Frame 1 (no input): blank canvas, image omitted
Frame 60 (no input): blank canvas, image omitted
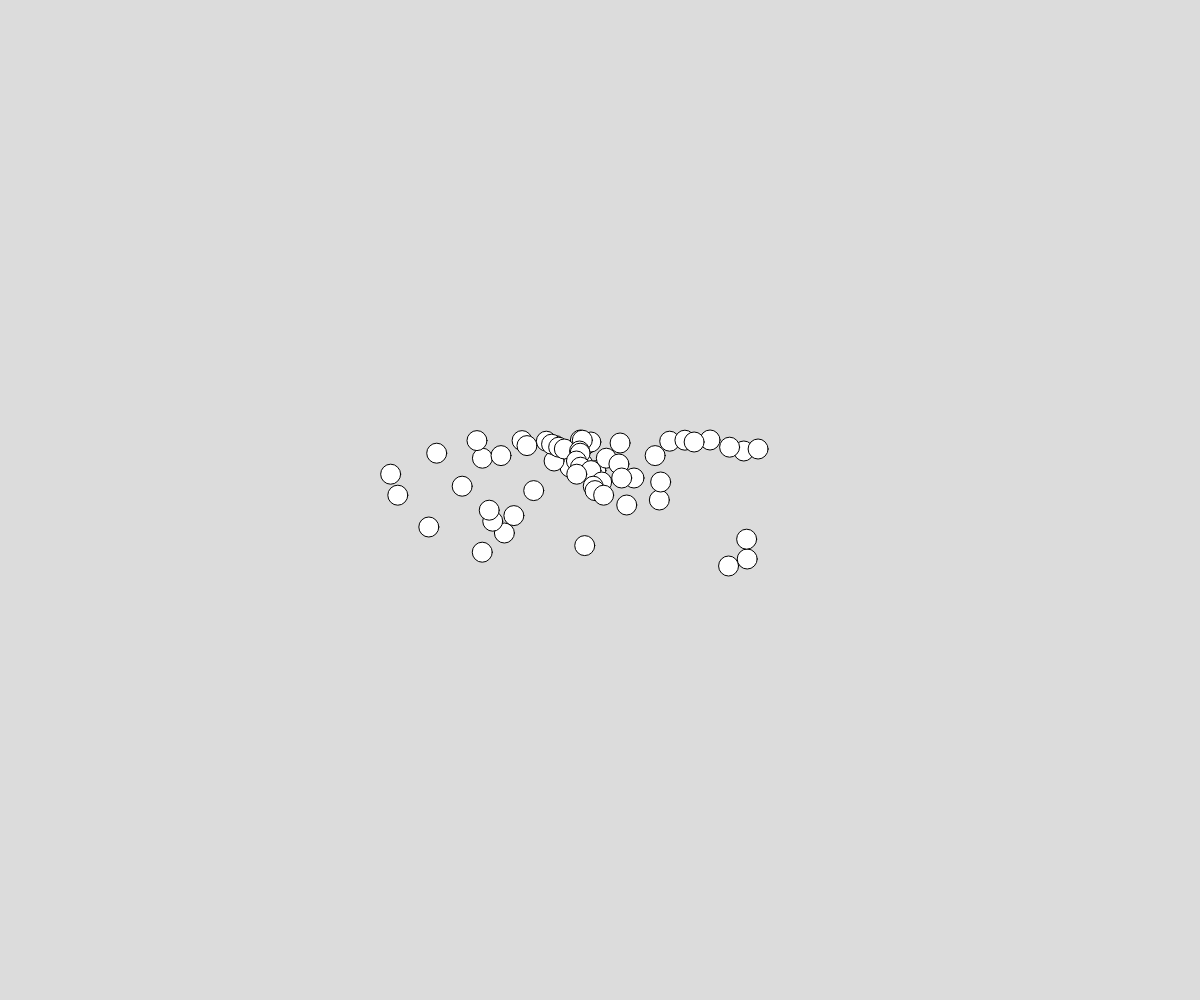
Frame 120 (the mouse pressed at the canvas centre since frame 60)

The p5.js sketch whose frames 1 and 60 were blank and that drew this single picture after the mouse press (run headless with seeded random() and noise() and a simulated clock; from frame 60 on, the mouse is pressed at the canvas centre):

// p5.js sketch
// ── sketch.js
// Project Title
// Your Name
// Date
//
// Extra for Experts:
// - describe what you did to take this project "above and beyond"

let objects = [];

function setup() {
  createCanvas(windowWidth, windowHeight);
}

class Ball{
  constructor(x,y){
    this.pos = createVector(x,y)
    this.vel = createVector(random(-5,5), -5);
    this.force = createVector(0,0.2);
  }

  calcMouse(){
    //mouse vector "attractor" calculations
    this.force = createVector(mouseX, mouseY);
    this.force.sub(this.pos);
    this.force.normalize(); //set hyp to 1
    this.force.mult(4);
  }

  move(){
    //update velocity and pos vectors
    this.vel.add(this.force);
    this.vel.limit(20);//can't go outside -20 or 20
    this.pos.add(this.vel);
  }

  display(){
    //display the ball
    color(random(0,255),100,100);
    circle(this.pos.x, this.pos.y, 20);
  }
}

function draw() {
  background(220);
  if(mouseIsPressed){
    objects.push(new Ball(mouseX, mouseY));
  }

  //process objects
  for(let o of objects){
    o.move();
    o.display();
  }
}
